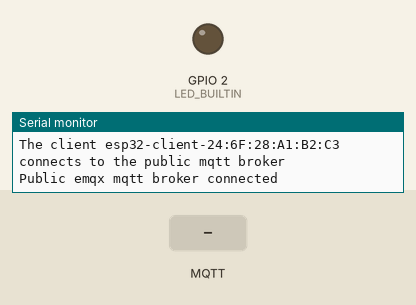
Recording of a sketch running on a simulated ESP32. Parts: output pins drawn as LEDs (lit = HIGH), the last lines printed to the serial monitor. The inputs (shaded band) are chosen by the test bench. WiFi joins after 1.5 s; servers stay silent unless stated; no MQTT or app messages arrive unless stated.

Above: at 3.2 s.
3.3 s: MQTT message "1" arrives on the first subscribed topic
At 3.7 s:
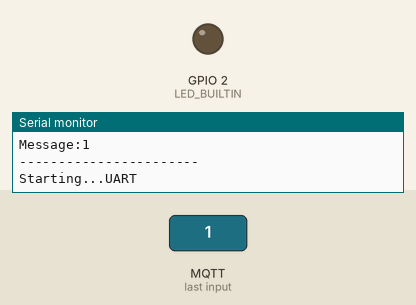
4.8 s: MQTT message "on" arrives on the first subscribed topic
At 5.5 s:
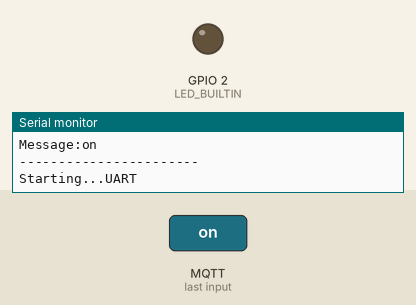
6.3 s: MQTT message "off" arrives on the first subscribed topic
At 6.37 s:
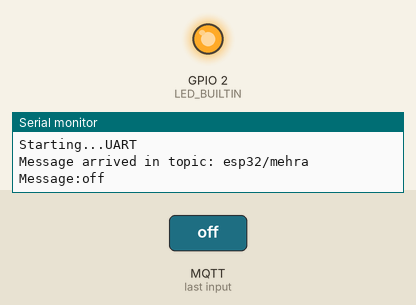
Timing chart, 0 to 9.3 s (numbered marks = the images above; inputs shaded):
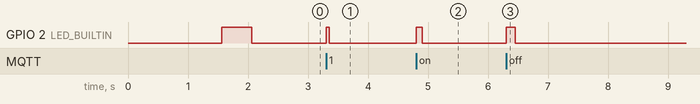

The sketch:

anirudh_mqtt_wifi_esp32.ino
```cpp
#include <WiFi.h>
#include <PubSubClient.h>
#define LED_BUILTIN 2
 char recive_data[10];
bool call_back = 0;
int rx_buff = 0;
// WiFi
const char *ssid = "INVENTINDIA_4G"; // Enter your WiFi name
const char *password = "9099942020";  // Enter WiFi password

// MQTT Broker
const char *mqtt_broker = "broker.emqx.io";
const char *topic = "esp32/arjun";
const char *topic2 = "esp32/mehra";
const char *mqtt_username = "";
const char *mqtt_password = "";
const int mqtt_port = 1883;
int delay_time;

WiFiClient espClient;
PubSubClient client(espClient);
void led_output(int delay_time){
  digitalWrite(LED_BUILTIN,HIGH);
  delay(delay_time);
  digitalWrite(LED_BUILTIN,LOW);
}

void setup() {
   // Set software serial baud to 115200;
 Serial.begin(115200);
  Serial2.begin(115200);
  //LED_OUTPUT
  pinMode(LED_BUILTIN,OUTPUT);

 // connecting to a WiFi network
 WiFi.begin(ssid, password);
 while (WiFi.status() != WL_CONNECTED) {
     delay(500);
     Serial.println("Connecting to WiFi..");
 }
 Serial.println("Connected to the WiFi network");
 //connecting to a mqtt broker
 client.setServer(mqtt_broker, mqtt_port);
 client.setCallback(callback);
 while (!client.connected()) {
     String client_id = "esp32-client-";
     client_id += String(WiFi.macAddress());
     Serial.printf("The client %s connects to the public mqtt broker\n", client_id.c_str());
     if (client.connect(client_id.c_str(), mqtt_username, mqtt_password)) {
         Serial.println("Public emqx mqtt broker connected");
     } else {
         Serial.print("failed with state ");
         Serial.print(client.state());
         delay(2000);
     }
 }
 // publish and subscribe
// updateSerial();
 client.publish(topic2,"DATA RECIVED IN STM32 RX BUFFER" );
 client.subscribe(topic2);
 client.subscribe(topic);
 led_output(500);
}

void callback(char *topic, byte *payload, unsigned int length) {
  call_back = 1;
 Serial.print("Message arrived in topic: ");
 Serial.println(topic);
 Serial.print("Message:");

 for (int i = 0; i < length; i++) {
     Serial.print((char) payload[i]);
     recive_data[i]=payload[i];
     led_output(50);
 }
 Serial.println();
 Serial.println("-----------------------");
  Serial.println("Starting...UART");
 delay(1000);


}

void loop() {
  //updateSerial();
  if(call_back == 1){
    Serial2.write(recive_data);
    call_back = 0;
    updateSerial();
  }
 client.loop();
if(rx_buff==1){
 client.publish(topic2,"DATA RECIVED IN STM32 RX BUFFER" );
 //delay(2000);
rx_buff=0;
}
}
void updateSerial() {
  delay(10);
  while(Serial.available())
  {
    Serial2.write(Serial.read());
    rx_buff = 1;
  }
  while(Serial2.available())
  {
    Serial.write(Serial2.read());
    rx_buff = 1;
  }
}
```

Measured:
- after the input at 3.3 s, GPIO 2 (LED_BUILTIN): LOW → HIGH at once, → LOW 0.05 s later
- after the input at 4.8 s, GPIO 2 (LED_BUILTIN): LOW → HIGH at once, → LOW 0.10 s later
- after the input at 6.3 s, GPIO 2 (LED_BUILTIN): LOW → HIGH at once, → LOW 0.15 s later
